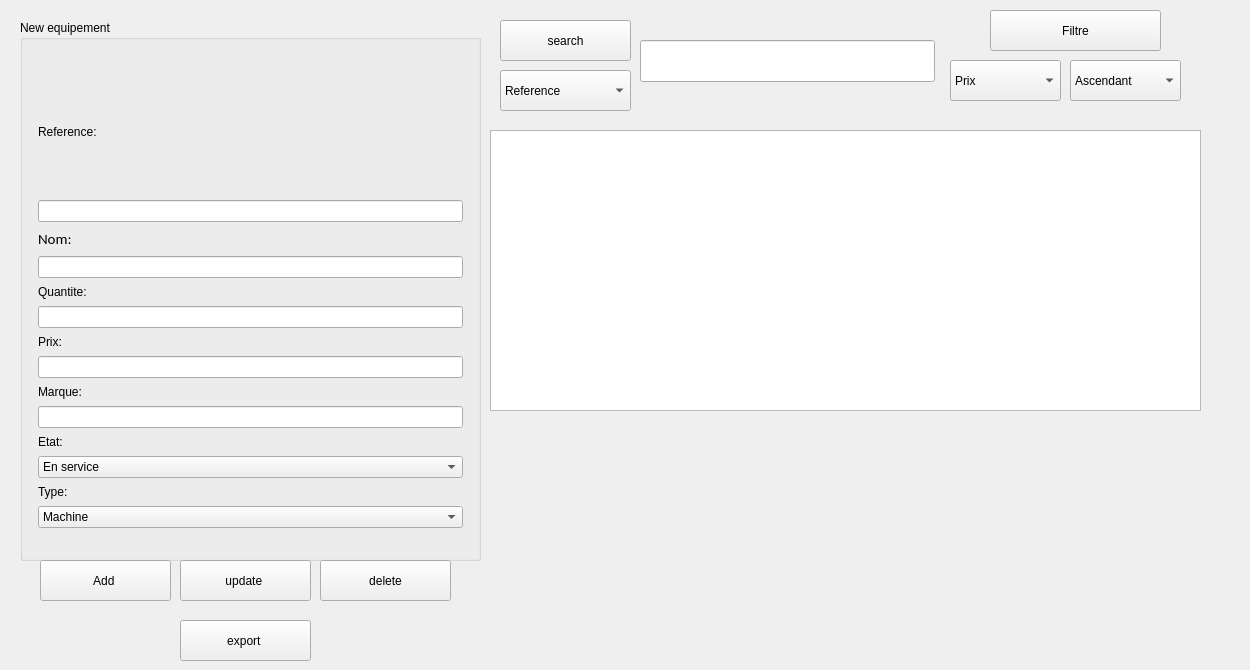
      <widget class="QWidget" name="tab1">
       <attribute name="icon">
        <iconset>
         <normaloff>:/res/application.ico</normaloff>:/res/application.ico</iconset>
       </attribute>
       <attribute name="title">
        <string>work</string>
       </attribute>
       <widget class="QGroupBox" name="groupBox_2">
        <property name="geometry">
         <rect>
          <x>20</x>
          <y>20</y>
          <width>461</width>
          <height>541</height>
         </rect>
        </property>
        <property name="styleSheet">
         <string notr="true">font: 13pt &quot;Calibri&quot;;</string>
        </property>
        <property name="title">
         <string>New equipement</string>
        </property>
        <property name="flat">
         <bool>false</bool>
        </property>
        <property name="checkable">
         <bool>false</bool>
        </property>
        <layout class="QVBoxLayout" name="verticalLayout" stretch="1,1,0,0,0,0,0,0,0,0,0,0,0,0">
         <property name="spacing">
          <number>7</number>
         </property>
         <property name="leftMargin">
          <number>15</number>
         </property>
         <property name="topMargin">
          <number>30</number>
         </property>
         <property name="rightMargin">
          <number>15</number>
         </property>
         <property name="bottomMargin">
          <number>30</number>
         </property>
         <item>
          <widget class="QLabel" name="label_5">
           <property name="text">
            <string>Reference:</string>
           </property>
          </widget>
         </item>
         <item>
          <widget class="QLineEdit" name="lineEditReference"/>
         </item>
         <item>
          <widget class="QLabel" name="label_4">
           <property name="font">
            <font>
             <family>Calibri</family>
             <pointsize>11</pointsize>
             <italic>false</italic>
             <bold>false</bold>
            </font>
           </property>
           <property name="styleSheet">
            <string notr="true">font: 11pt &quot;Calibri&quot;;</string>
           </property>
           <property name="text">
            <string>Nom:</string>
           </property>
          </widget>
         </item>
         <item>
          <widget class="QLineEdit" name="lineEditNom"/>
         </item>
         <item>
          <widget class="QLabel" name="label_6">
           <property name="text">
            <string>Quantite:</string>
           </property>
          </widget>
         </item>
         <item>
          <widget class="QLineEdit" name="lineEditQuantite"/>
         </item>
         <item>
          <widget class="QLabel" name="label_12">
           <property name="text">
            <string>Prix:</string>
           </property>
          </widget>
         </item>
         <item>
          <widget class="QLineEdit" name="lineEditPrix"/>
         </item>
         <item>
          <widget class="QLabel" name="label_16">
           <property name="text">
            <string>Marque:</string>
           </property>
          </widget>
         </item>
         <item>
          <widget class="QLineEdit" name="lineEditMarque"/>
         </item>
         <item>
          <widget class="QLabel" name="label_7">
           <property name="text">
            <string>Etat:</string>
           </property>
          </widget>
         </item>
         <item>
          <widget class="QComboBox" name="comboBoxEtat">
           <item>
            <property name="text">
             <string>En service</string>
            </property>
           </item>
           <item>
            <property name="text">
             <string>Disponible</string>
            </property>
           </item>
           <item>
            <property name="text">
             <string>En panne</string>
            </property>
           </item>
          </widget>
         </item>
         <item>
          <widget class="QLabel" name="label_8">
           <property name="text">
            <string>Type:</string>
           </property>
          </widget>
         </item>
         <item>
          <widget class="QComboBox" name="comboBoxType">
           <item>
            <property name="text">
             <string>Machine</string>
            </property>
           </item>
           <item>
            <property name="text">
             <string>Materiel</string>
            </property>
           </item>
          </widget>
         </item>
        </layout>
       </widget>
       <widget class="QPushButton" name="equip_add_btn">
        <property name="geometry">
         <rect>
          <x>40</x>
          <y>560</y>
          <width>131</width>
          <height>41</height>
         </rect>
        </property>
        <property name="text">
         <string>Add </string>
        </property>
        <property name="icon">
         <iconset>
          <normaloff>:/res/add.ico</normaloff>:/res/add.ico</iconset>
        </property>
        <property name="iconSize">
         <size>
          <width>32</width>
          <height>32</height>
         </size>
        </property>
       </widget>
       <widget class="QPushButton" name="equip_update_btn">
        <property name="geometry">
         <rect>
          <x>180</x>
          <y>560</y>
          <width>131</width>
          <height>41</height>
         </rect>
        </property>
        <property name="text">
         <string>update </string>
        </property>
        <property name="icon">
         <iconset>
          <normaloff>:/res/refresh.ico</normaloff>:/res/refresh.ico</iconset>
        </property>
        <property name="iconSize">
         <size>
          <width>32</width>
          <height>32</height>
         </size>
        </property>
       </widget>
       <widget class="QPushButton" name="equip_delete_btn">
        <property name="geometry">
         <rect>
          <x>320</x>
          <y>560</y>
          <width>131</width>
          <height>41</height>
         </rect>
        </property>
        <property name="styleSheet">
         <string notr="true"/>
        </property>
        <property name="text">
         <string>delete</string>
        </property>
        <property name="icon">
         <iconset>
          <normaloff>:/res/delete.ico</normaloff>:/res/delete.ico</iconset>
        </property>
        <property name="iconSize">
         <size>
          <width>32</width>
          <height>32</height>
         </size>
        </property>
       </widget>
       <widget class="QPushButton" name="tri_btn">
        <property name="geometry">
         <rect>
          <x>990</x>
          <y>10</y>
          <width>171</width>
          <height>41</height>
         </rect>
        </property>
        <property name="text">
         <string>Filtre</string>
        </property>
        <property name="icon">
         <iconset>
          <normaloff>:/res/filter.ico</normaloff>:/res/filter.ico</iconset>
        </property>
        <property name="iconSize">
         <size>
          <width>32</width>
          <height>32</height>
         </size>
        </property>
       </widget>
       <widget class="QPushButton" name="search_btn">
        <property name="geometry">
         <rect>
          <x>500</x>
          <y>20</y>
          <width>131</width>
          <height>41</height>
         </rect>
        </property>
        <property name="styleSheet">
         <string notr="true"/>
        </property>
        <property name="text">
         <string>search</string>
        </property>
        <property name="icon">
         <iconset>
          <normaloff>:/res/search.ico</normaloff>:/res/search.ico</iconset>
        </property>
        <property name="iconSize">
         <size>
          <width>32</width>
          <height>32</height>
         </size>
        </property>
       </widget>
       <widget class="QLineEdit" name="lineEditSearchReference">
        <property name="geometry">
         <rect>
          <x>640</x>
          <y>40</y>
          <width>295</width>
          <height>42</height>
         </rect>
        </property>
       </widget>
       <widget class="QTableView" name="tableViewEquipement">
        <property name="geometry">
         <rect>
          <x>490</x>
          <y>130</y>
          <width>711</width>
          <height>281</height>
         </rect>
        </property>
       </widget>
       <widget class="QLabel" name="label_17">
        <property name="geometry">
         <rect>
          <x>820</x>
          <y>550</y>
          <width>63</width>
          <height>20</height>
         </rect>
        </property>
        <property name="text">
         <string/>
        </property>
       </widget>
       <widget class="QComboBox" name="comboBoxTri1">
        <property name="geometry">
         <rect>
          <x>950</x>
          <y>60</y>
          <width>111</width>
          <height>41</height>
         </rect>
        </property>
        <item>
         <property name="text">
          <string>Prix</string>
         </property>
        </item>
        <item>
         <property name="text">
          <string>Marque</string>
         </property>
        </item>
        <item>
         <property name="text">
          <string>Nom</string>
         </property>
        </item>
       </widget>
       <widget class="QFrame" name="equipementChartFrame">
        <property name="geometry">
         <rect>
          <x>550</x>
          <y>430</y>
          <width>601</width>
          <height>201</height>
         </rect>
        </property>
        <layout class="QHBoxLayout" name="horizontalLayout_2"/>
       </widget>
       <widget class="QLabel" name="label_19">
        <property name="geometry">
         <rect>
          <x>1130</x>
          <y>480</y>
          <width>111</width>
          <height>111</height>
         </rect>
        </property>
        <property name="text">
         <string/>
        </property>
        <property name="pixmap">
         <pixmap>../GS__equipement - Copy succes 2/Design a (((log 02555e2c-2316-439f-ae6c-687596cb4096.ico</pixmap>
        </property>
        <property name="scaledContents">
         <bool>true</bool>
        </property>
       </widget>
       <widget class="QComboBox" name="comboBoxSearch">
        <property name="geometry">
         <rect>
          <x>500</x>
          <y>70</y>
          <width>131</width>
          <height>41</height>
         </rect>
        </property>
        <item>
         <property name="text">
          <string>Reference</string>
         </property>
        </item>
        <item>
         <property name="text">
          <string>Marque</string>
         </property>
        </item>
        <item>
         <property name="text">
          <string>Nom</string>
         </property>
        </item>
       </widget>
       <widget class="QComboBox" name="comboBoxTri2">
        <property name="geometry">
         <rect>
          <x>1070</x>
          <y>60</y>
          <width>111</width>
          <height>41</height>
         </rect>
        </property>
        <item>
         <property name="text">
          <string>Ascendant</string>
         </property>
        </item>
        <item>
         <property name="text">
          <string>Desccendant</string>
         </property>
        </item>
       </widget>
       <widget class="QPushButton" name="equip_exportPdf_btn">
        <property name="geometry">
         <rect>
          <x>180</x>
          <y>620</y>
          <width>131</width>
          <height>41</height>
         </rect>
        </property>
        <property name="text">
         <string>export </string>
        </property>
        <property name="icon">
         <iconset>
          <normaloff>:/res/file.ico</normaloff>:/res/file.ico</iconset>
        </property>
        <property name="iconSize">
         <size>
          <width>32</width>
          <height>32</height>
         </size>
        </property>
       </widget>
      </widget>
